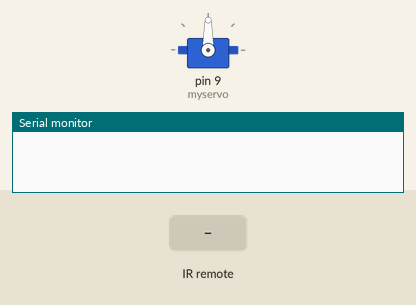
This sketch was run on a simulated Arduino Uno, built with avr-gcc and run on an emulated ATmega328P. Parts: servo, the last lines printed to the serial monitor. The inputs (shaded band) are chosen by the test bench.

Above: at 1.2 s.
1.3 s: infrared code 0x51122F1B received
At 2.3 s:
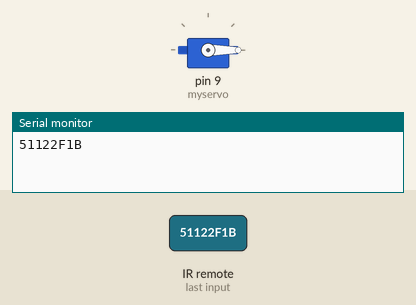
2.8 s: infrared code 0x90495C49 received
At 3.8 s:
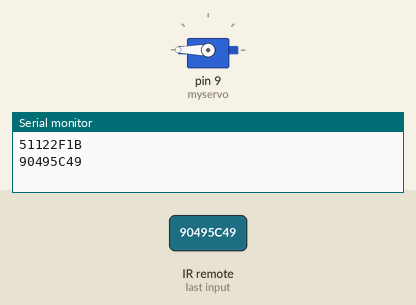
Timing chart, 0 to 5.8 s (numbered marks = the images above; inputs shaded):
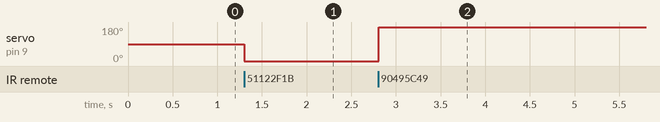

The sketch:

ir_x_servo.ino
```cpp
#include <IRremote.h>

#include <Servo.h>
int IRpin = 11;  // pin for the IR sensor
IRrecv irrecv(IRpin);
decode_results results;
Servo myservo;
void setup()
{
 Serial.begin(9600);
 irrecv.enableIRIn(); // Start the receiver
 myservo.attach(9);  // attaches the servo on pin 9 to the servo object
}
void loop()
{
 if (irrecv.decode(&results))
   {
    Serial.println(results.value, HEX);
    irrecv.resume();   // Receive the next value
   }
 if (results.value == 1360146203)  // change according to your IR remote button number
    {
      myservo.write(0);
      delay(15);
    }
 if (results.value == 2420726857)  // change according  to your IR remote button number
  {
    myservo.write(180);
    delay(15);
  }

}
```

Measured:
- after the input at 1.3 s, servo on pin 9 (myservo): 90° → 0° at once
- after the input at 2.8 s, servo on pin 9 (myservo): 0° → 180° at once
